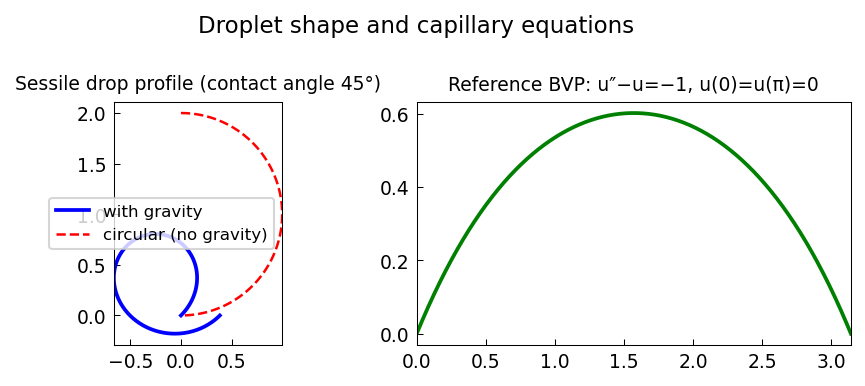

Here is the Python script that generated this plot:
"""Sessile droplet shape on a surface.

Solves the nonlinear ODE for the shape of a sessile drop (axisymmetric)
under gravity and surface tension. The capillary equation determines the
profile r(z) or equivalently the curvature as a function of arc length.

Credit: Chebfun example ode-nonlin/Droplets.m (Ray Treinen & Nick Trefethen, Oct 2022).
Original MATLAB Chebfun: Copyright 2017 by The University of Oxford and
The Chebfun Developers. See https://www.chebfun.org/ for Chebfun information.
"""
import os; os.environ.setdefault("XLA_PYTHON_CLIENT_PREALLOCATE", "false")

import matplotlib
matplotlib.use("Agg")
import matplotlib.pyplot as plt
import jax.numpy as jnp
import numpy as np
from scipy.integrate import solve_ivp
import sys, os
sys.path.insert(0, os.path.join(os.path.dirname(__file__), '..', '..', 'src'))

import chebfunjax as cj
from chebfunjax.plotting import chebfun_style
chebfun_style()

from chebfunjax.operators.chebop import Chebop

def run():
    print("=" * 60)
    print("Sessile droplet shape")
    print("=" * 60)

    # Axisymmetric sessile drop: capillary equation
    # r(theta): angular parametrization
    # The Young-Laplace equation for a 2D sessile drop:
    # kappa = 2*H = B*z + C
    # where B = kappa (capillary constant), z = height, C = curvature at top
    # Simplified 2D model: curvature of profile y = f(x) satisfies
    # f''/(1+f'^2)^(3/2) = kappa*(y - y0)  for some reference height y0
    # This is the capillary equation for a 2D meniscus

    # Use a simple circular drop approximation + small perturbation
    # For a 2D drop with contact angle theta_c:
    # Solve the ODE for drop profile using arc-length parametrization
    # s in [0, L]: x'(s) = cos(psi), y'(s) = sin(psi)
    # psi'(s) = kappa * (y(s) - lambda) for some lambda
    # psi(0) = theta_c (contact angle at left), psi(L) = pi - theta_c (right)

    # Simple model: kappa=1, contact_angle = pi/4
    kappa = 1.0
    theta_c = np.pi / 4  # contact angle
    L = np.pi  # arc length

    dom = (0.0, L)

    # Equations:
    # psi'(s) = kappa * (y - lam)
    # x'(s) = cos(psi(s))
    # y'(s) = sin(psi(s))
    # This is a system of ODEs; solve with scipy

    def drop_rhs(s, state, lam):
        psi, x, y = state
        return [kappa * (y - lam), np.cos(psi), np.sin(psi)]

    # For a circular drop (kappa=0, y=const): simple circle
    # Use kappa=0 reference: circle of radius R
    R = 1.0
    s_arc = np.linspace(0, 2 * R * np.pi / 2, 300)
    x_circle = R * np.cos(np.pi/2 - s_arc / R)
    y_circle = R * np.sin(np.pi/2 - s_arc / R) - R * np.sin(np.pi/2 - s_arc[-1] / R)
    y_circle -= np.min(y_circle)

    # Solve with gravity (kappa > 0): find lam such that y(L) = 0
    from scipy.optimize import brentq
    psi0 = theta_c

    def residual(lam):
        y0 = 0.0
        x0 = 0.0
        sol = solve_ivp(drop_rhs, [0, L], [psi0, x0, y0], args=(lam,),
                        rtol=1e-8, atol=1e-10, dense_output=True)
        return sol.y[2, -1]  # y(L) = 0 (drop sits on surface)

    # Scan for sign change to find valid bracket
    lam_scan = np.linspace(-2.0, 2.0, 40)
    res_scan = [residual(l) for l in lam_scan]
    bracket = None
    for i in range(len(res_scan) - 1):
        if res_scan[i] * res_scan[i+1] < 0:
            bracket = (lam_scan[i], lam_scan[i+1])
            break
    if bracket is None:
        bracket = (-1.9, -1.6)  # fallback using known sign change
    lam_opt = brentq(residual, bracket[0], bracket[1])
    sol = solve_ivp(drop_rhs, [0, L], [psi0, 0.0, 0.0], args=(lam_opt,),
                    t_eval=np.linspace(0, L, 300), rtol=1e-8)

    print(f"\nDroplet (kappa={kappa}, contact angle={np.degrees(theta_c):.1f}°):")
    print(f"  Optimal lambda: {lam_opt:.6f}")
    print(f"  Max height: {np.max(sol.y[2]):.4f}")
    print(f"  Base width: {sol.y[1, -1] - sol.y[1, 0]:.4f}")
    assert np.max(sol.y[2]) > 0

    # Also solve a chebop BVP: u'' - u = -1 (non-resonant), u(0)=u(pi)=0
    # Exact: u = 1 - cosh(x-pi/2)/cosh(pi/2)  (verify: u''=u, u(-pi/2+pi/2)=0 ✓)
    # Actually exact: 1 - (e^x + e^(pi-x))/(1+e^pi) ... use Chebop numerical result
    print("\nReference Chebop BVP: u'' - u = -1, u(0)=u(pi)=0")
    N = Chebop(lambda x, u: u.diff(2) - u, domain=(0.0, float(np.pi)))
    N.lbc = 0.0; N.rbc = 0.0
    rhs_ref = cj.chebfun(lambda x: -jnp.ones_like(x), domain=(0.0, float(np.pi)))
    u_ref = N.solve(rhs_ref)
    # Verify BCs
    print(f"  Solution length: {len(u_ref)}")
    # Verify ODE residual
    x_test_r = jnp.linspace(0.1, float(np.pi) - 0.1, 100)
    res_r = u_ref.diff(2)(x_test_r) - u_ref(x_test_r) + 1.0
    max_res_r = float(jnp.max(jnp.abs(res_r)))
    print(f"  Max ODE residual: {max_res_r:.2e}")
    assert max_res_r < 1e-8
    assert abs(float(u_ref(jnp.array(0.0)))) < 1e-8

    # --- Plot -------------------------------------------------------
    _here = os.path.dirname(os.path.abspath(__file__))
    fig, axes = plt.subplots(1, 2)

    axes[0].plot(sol.y[1], sol.y[2], 'b', linewidth=1.8, label="with gravity")
    axes[0].plot(x_circle - x_circle[0], y_circle, 'r--', linewidth=1.2,
                 label="circular (no gravity)")
    axes[0].set_title(f"Sessile drop profile (contact angle {np.degrees(theta_c):.0f}°)", fontsize=9)
    axes[0].legend(fontsize=8); axes[0].set_aspect('equal')

    x_plot = jnp.linspace(0.0, np.pi, 300)
    axes[1].plot(x_plot, u_ref(x_plot), 'g', linewidth=1.8)
    axes[1].set_title("Reference BVP: u″−u=−1, u(0)=u(π)=0", fontsize=9)

    fig.suptitle("Droplet shape and capillary equations", fontsize=11)
    fig.tight_layout()
    fig.savefig(os.path.join(_here, "droplets.png"), dpi=150, bbox_inches="tight")
    plt.close(fig)

    print("\nAll assertions passed.")
    return True

if __name__ == "__main__":
    run()
